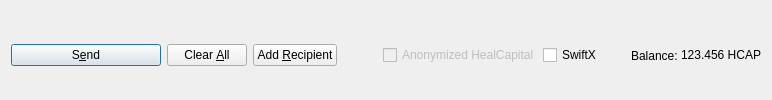
         <widget class="QFrame" name="frame_Send">
          <layout class="QHBoxLayout" name="horizontalLayout">
           <property name="bottomMargin">
            <number>0</number>
           </property>
           <item>
            <widget class="QPushButton" name="sendButton">
             <property name="minimumSize">
              <size>
               <width>150</width>
               <height>0</height>
              </size>
             </property>
             <property name="toolTip">
              <string>Confirm the send action</string>
             </property>
             <property name="text">
              <string>S&amp;end</string>
             </property>
             <property name="autoDefault">
              <bool>false</bool>
             </property>
             <property name="default">
              <bool>true</bool>
             </property>
            </widget>
           </item>
           <item>
            <widget class="QPushButton" name="clearButton">
             <property name="sizePolicy">
              <sizepolicy hsizetype="Minimum" vsizetype="Fixed">
               <horstretch>0</horstretch>
               <verstretch>0</verstretch>
              </sizepolicy>
             </property>
             <property name="toolTip">
              <string>Clear all fields of the form.</string>
             </property>
             <property name="text">
              <string>Clear &amp;All</string>
             </property>
             <property name="autoDefault">
              <bool>false</bool>
             </property>
            </widget>
           </item>
           <item>
            <widget class="QPushButton" name="addButton">
             <property name="toolTip">
              <string>Send to multiple recipients at once</string>
             </property>
             <property name="text">
              <string>Add &amp;Recipient</string>
             </property>
             <property name="autoDefault">
              <bool>false</bool>
             </property>
            </widget>
           </item>
           <item>
            <spacer name="horizontalSpacer">
             <property name="orientation">
              <enum>Qt::Horizontal</enum>
             </property>
             <property name="sizeHint" stdset="0">
              <size>
               <width>40</width>
               <height>20</height>
              </size>
             </property>
            </spacer>
           </item>
           <item>
            <layout class="QHBoxLayout" name="horizontalLayout_2">
             <property name="spacing">
              <number>3</number>
             </property>
             <item>
              <widget class="QCheckBox" name="checkzHCAP">
               <property name="enabled">
                <bool>false</bool>
               </property>
               <property name="text">
                <string>Anonymized HealCapital</string>
               </property>
              </widget>
             </item>
             <item>
              <widget class="QCheckBox" name="checkSwiftTX">
               <property name="enabled">
                <bool>true</bool>
               </property>
               <property name="minimumSize">
                <size>
                 <width>85</width>
                 <height>0</height>
                </size>
               </property>
               <property name="text">
                <string>SwiftX</string>
               </property>
              </widget>
             </item>
             <item>
              <widget class="QLabel" name="labelForBalance">
               <property name="text">
                <string>Balance:</string>
               </property>
              </widget>
             </item>
             <item>
              <widget class="QLabel" name="labelBalance">
               <property name="sizePolicy">
                <sizepolicy hsizetype="Preferred" vsizetype="Fixed">
                 <horstretch>0</horstretch>
                 <verstretch>0</verstretch>
                </sizepolicy>
               </property>
               <property name="cursor">
                <cursorShape>IBeamCursor</cursorShape>
               </property>
               <property name="text">
                <string notr="true">123.456 HCAP</string>
               </property>
               <property name="textInteractionFlags">
                <set>Qt::LinksAccessibleByMouse|Qt::TextSelectableByKeyboard|Qt::TextSelectableByMouse</set>
               </property>
              </widget>
             </item>
            </layout>
           </item>
          </layout>
         </widget>
